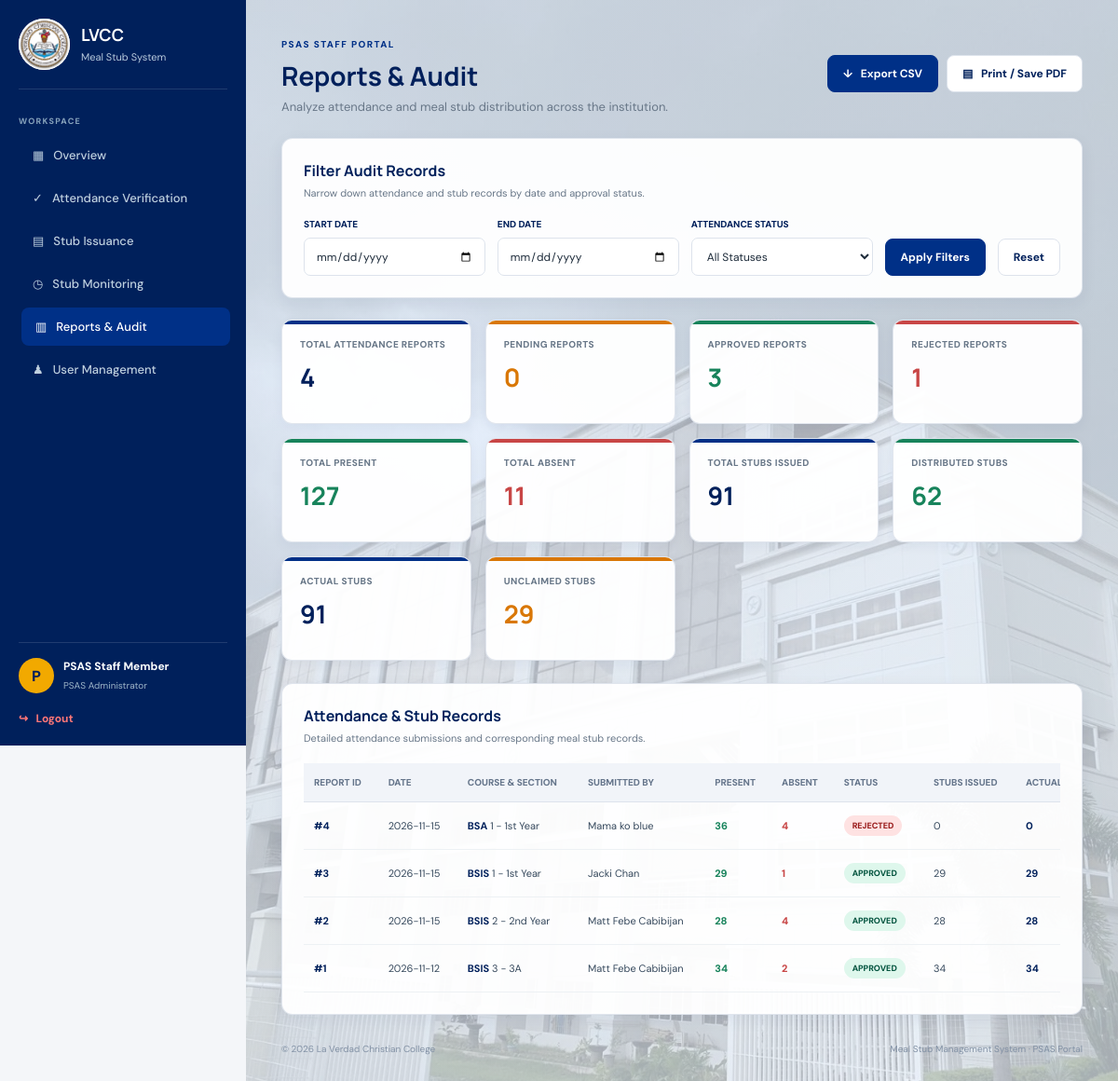
Page /reports_audit.php (signed in) on the committed database.
### tables this page shows
CREATE TABLE attendance_reports (
            id INTEGER PRIMARY KEY AUTOINCREMENT,
            secretary_id INTEGER NOT NULL,
            course TEXT NOT NULL,
            year_level INTEGER NOT NULL CHECK (year_level BETWEEN 1 AND 6),
            section TEXT NOT NULL,
            report_date TEXT NOT NULL,
            present_count INTEGER NOT NULL CHECK (present_count >= 0),
            absent_count INTEGER NOT NULL DEFAULT 0 CHECK (absent_count >= 0),
            status TEXT NOT NULL DEFAULT 'pending'
                CHECK (status IN ('pending', 'approved', 'rejected')),
            remarks TEXT,
            reviewed_by INTEGER,
            reviewed_at TIMESTAMP,
            review_remarks TEXT,
            created_at TIMESTAMP DEFAULT CURRENT_TIMESTAMP,
            updated_at TIMESTAMP,
            FOREIGN KEY (secretary_id) REFERENCES users(id),
            FOREIGN KEY (reviewed_by) REFERENCES users(id)
        );

### reports_audit.php (the view, shortened to what this page needs)
<?php
require_once __DIR__ . '/db.php';
$startDate = trim($_GET['start_date'] ?? '');
$endDate = trim($_GET['end_date'] ?? '');
$statusFilter = strtolower(trim($_GET['status'] ?? ''));
$allowedStatuses = ['pending', 'approved', 'rejected'];
if (!in_array($statusFilter, $allowedStatuses, true)) {
    $statusFilter = '';
}
$where = [];
$params = [];
$whereSQL = $where ? 'WHERE ' . implode(' AND ', $where) : '';
$reports = [];
$totalReports = 0;
$pendingReports = 0;
$approvedReports = 0;
$rejectedReports = 0;
$totalPresent = 0;
$totalAbsent = 0;
$totalStubsIssued = 0;
$totalActualStubs = 0;
$totalUnclaimed = 0;
$totalDistributed = 0;
try {
    $sql = "
        SELECT
            ar.id AS report_id,
            ar.report_date,
            ar.course,
            ar.year_level,
            ar.section,
            ar.present_count,
            ar.absent_count,
            ar.status,
            ar.remarks,
            ar.review_remarks,
            ar.reviewed_at,
            u.full_name AS secretary_name,
            COALESCE(sb.stubs_issued, 0) AS stubs_issued,
            COALESCE(ms.actual_stubs, 0) AS actual_stubs,
            COALESCE(ms.unclaimed, 0) AS unclaimed,
            COALESCE(ms.distributed, 0) AS distributed
        FROM attendance_reports ar
        LEFT JOIN users u
            ON ar.secretary_id = u.id
        LEFT JOIN (
            SELECT
                attendance_report_id,
                SUM(stubs_issued) AS stubs_issued
            FROM stub_batches
            GROUP BY attendance_report_id
        ) sb
            ON sb.attendance_report_id = ar.id
        LEFT JOIN (
            SELECT
                b.attendance_report_id,
                COUNT(m.id) AS actual_stubs,
                SUM(
                    CASE
                        WHEN LOWER(m.status) = 'unclaimed'
                        THEN 1 ELSE 0
                    END
                ) AS unclaimed,
                SUM(
                    CASE
                        WHEN LOWER(m.status) = 'distributed'
                        THEN 1 ELSE 0
                    END
                ) AS distributed
            FROM stub_batches b
            LEFT JOIN meal_stubs m
                ON m.batch_id = b.id
            GROUP BY b.attendance_report_id
        ) ms
            ON ms.attendance_report_id = ar.id
        $whereSQL
        ORDER BY ar.report_date DESC, ar.id DESC
    ";
    $stmt = $pdo->prepare($sql);
    $stmt->execute($params);
    $reports = $stmt->fetchAll(PDO::FETCH_ASSOC);
    $totalReports = count($reports);
    foreach ($reports as $r) {
        $status = strtolower($r['status'] ?? 'pending');
        if ($status === 'pending') {
            $pendingReports++;
        } elseif ($status === 'approved') {
            $approvedReports++;
        } elseif ($status === 'rejected') {
            $rejectedReports++;
        }
        $totalPresent += (int)$r['present_count'];
        $totalAbsent += (int)$r['absent_count'];
        $totalStubsIssued += (int)$r['stubs_issued'];
        $totalActualStubs += (int)$r['actual_stubs'];
        $totalUnclaimed += (int)$r['unclaimed'];
        $totalDistributed += (int)$r['distributed'];
    }
} catch (PDOException $e) {
    error_log('Reports Audit Error: ' . $e->getMessage());
    $errorMessage = 'Unable to load report records. Please check the database.';
}
function e($value) {
    return htmlspecialchars(
        (string)$value,
        ENT_QUOTES,
        'UTF-8'
    );
}
$queryFilters = http_build_query([
    'start_date' => $startDate,
    'end_date' => $endDate,
    'status' => $statusFilter
]);
$staffName = $_SESSION['name'] ?? $_SESSION['full_name'] ?? 'PSAS Staff';
$initial = strtoupper(substr(trim($staffName), 0, 1));
?>
<!DOCTYPE html>
<html lang="en">
<head>
</head>
<body>
<aside class="sidebar">
    <div class="brand">
        <img src="assets/image/LVlogo.jpg" alt="LVCC Logo">
        <div>
            <b>LVCC</b>
            <small>Meal Stub System</small>
        </div>
    </div>
    <span class="nav-label">Workspace</span>
    <nav>
        <a href="psas_dashboard.php">▦ &nbsp; Overview</a>
        <a href="attendance_verification.php">✓ &nbsp; Attendance Verification</a>
        <a href="stub_issuance.php">▤ &nbsp; Stub Issuance</a>
        <a href="stub_monitoring.php">◷ &nbsp; Stub Monitoring</a>
        <a href="reports_audit.php" class="active">▥ &nbsp; Reports & Audit</a>
        <a href="user_management.php">♟ &nbsp; User Management</a>
    </nav>
    <div class="sidebar-bottom">
        <div class="profile">
            <div class="profile-icon">
                <?= e($initial) ?>
            </div>
            <div class="profile-info">
                <b><?= e($staffName) ?></b>
                <small>PSAS Administrator</small>
            </div>
        </div>
        <a href="logout.php" class="logout">↪ &nbsp; Logout</a>
    </div>
</aside>
<main class="main-content">
    <div class="page-header">
        <div>
            <span class="eyebrow">PSAS Staff Portal</span>
            <h1>Reports & Audit</h1>
            <p class="subtitle">
                Analyze attendance and meal stub distribution across the institution.
            </p>
        </div>
        <div class="header-actions">
            <a
                class="btn"
                href="reports_audit.php?<?= e($queryFilters) ?>&export=csv"
            >
                ↓ &nbsp; Export CSV
            </a>
            <button
                type="button"
                class="btn btn-light"
                onclick="window.print()"
            >
                ▤ &nbsp; Print / Save PDF
            </button>
        </div>
    </div>
    <section class="panel filter-panel">
        <h3>Filter Audit Records</h3>
        <p class="panel-subtitle">
            Narrow down attendance and stub records by date and approval status.
        </p>
        <form method="GET" class="filter-grid">
            <div class="form-group">
                <label for="start_date">Start Date</label>
                <input
                    type="date"
                    id="start_date"
                    name="start_date"
                    class="form-control"
                    value="<?= e($startDate) ?>"
                >
            </div>
            <div class="form-group">
                <label for="end_date">End Date</label>
                <input
                    type="date"
                    id="end_date"
                    name="end_date"
                    class="form-control"
                    value="<?= e($endDate) ?>"
                >
            </div>
            <div class="form-group">
                <label for="status">Attendance Status</label>
                <select
                    name="status"
                    id="status"
                    class="form-control"
                >
                    <option value="">All Statuses</option>
                </select>
            </div>
            <button type="submit" class="btn">
                Apply Filters
            </button>
            <a href="reports_audit.php" class="btn btn-light">
                Reset
            </a>
        </form>
    </section>
    <div class="summary-grid">
        <div class="summary-card">
            <p>Total Attendance Reports</p>
            <strong><?= number_format($totalReports) ?></strong>
        </div>
        <div class="summary-card orange-card">
            <p>Pending Reports</p>
            <strong class="orange">
                <?= number_format($pendingReports) ?>
            </strong>
        </div>
        <div class="summary-card green-card">
            <p>Approved Reports</p>
            <strong class="green">
                <?= number_format($approvedReports) ?>
            </strong>
        </div>
        <div class="summary-card red-card">
            <p>Rejected Reports</p>
            <strong class="red">
                <?= number_format($rejectedReports) ?>
            </strong>
        </div>
        <div class="summary-card green-card">
            <p>Total Present</p>
            <strong class="green">
                <?= number_format($totalPresent) ?>
            </strong>
        </div>
        <div class="summary-card red-card">
            <p>Total Absent</p>
            <strong class="red">
                <?= number_format($totalAbsent) ?>
            </strong>
        </div>
        <div class="summary-card">
            <p>Total Stubs Issued</p>
            <strong>
                <?= number_format($totalStubsIssued) ?>
            </strong>
        </div>
        <div class="summary-card green-card">
            <p>Distributed Stubs</p>
            <strong class="green">
                <?= number_format($totalDistributed) ?>
            </strong>
        </div>
        <div class="summary-card">
            <p>Actual Stubs</p>
            <strong>
                <?= number_format($totalActualStubs) ?>
            </strong>
        </div>
        <div class="summary-card orange-card">
            <p>Unclaimed Stubs</p>
            <strong class="orange">
                <?= number_format($totalUnclaimed) ?>
            </strong>
        </div>
    </div>
    <section class="panel">
        <h3>Attendance & Stub Records</h3>
        <p class="panel-subtitle">
            Detailed attendance submissions and corresponding meal stub records.
        </p>
        <div class="table-wrap">
            <table>
                <thead>
                    <tr>
                        <th>Report ID</th>
                        <th>Date</th>
                        <th>Course & Section</th>
                        <th>Submitted By</th>
                        <th>Present</th>
                        <th>Absent</th>
                        <th>Status</th>
                        <th>Stubs Issued</th>
                        <th>Actual Stubs</th>
                    </tr>
                </thead>
                <tbody>
                    <?php if (empty($reports)): ?>
                        <tr>
                            <td colspan="11" class="empty">
                                No attendance records found for the selected filters.
                            </td>
                        </tr>
                    <?php else: ?>
                        <?php foreach ($reports as $r): ?>
                            <?php
                            $status = strtolower($r['status'] ?? 'pending');
                            $badgeClass = in_array(
                                $status,
                                ['pending', 'approved', 'rejected'],
                                true
                            ) ? 'badge-' . $status : 'badge-pending';
                            ?>
                            <tr>
                                <td>
                                    <strong>#<?= (int)$r['report_id'] ?></strong>
                                </td>
                                <td>
                                    <?= e($r['report_date']) ?>
                                </td>
                                <td>
                                    <strong><?= e($r['course']) ?></strong>
                                    <?= e($r['year_level']) ?> -
                                    <?= e($r['section']) ?>
                                </td>
                                <td>
                                    <?= e($r['secretary_name'] ?? 'Unknown') ?>
                                </td>
                                <td class="present">
                                    <?= number_format((int)$r['present_count']) ?>
                                </td>
                                <td class="absent">
                                    <?= number_format((int)$r['absent_count']) ?>
                                </td>
                                <td>
                                    <span class="badge <?= e($badgeClass) ?>">
                                        <?= e(strtoupper($status)) ?>
                                    </span>
                                </td>
                                <td>
                                    <?= number_format((int)$r['stubs_issued']) ?>
                                </td>
                                <td>
                                    <strong>
                                        <?= number_format((int)$r['actual_stubs']) ?>
                                    </strong>
                                </td>
                            </tr>
                        <?php endforeach; ?>
                    <?php endif; ?>
                </tbody>
            </table>
        </div>
    </section>
    <footer class="footer">
        <span>
            © <?= date('Y') ?> La Verdad Christian College
        </span>
        <span>
            Meal Stub Management System · PSAS Portal
        </span>
    </footer>
</main>
</body>
</html>

### rows in the picture
attendance_reports: id "4", report_date "2026-11-15", course "BSA", year_level "1", section "1st Year", secretary_name "Mama ko blue", present_count "36", absent_count "4", status "REJECTED", stubs_issued "0", actual_stubs "0"
attendance_reports: id "3", report_date "2026-11-15", course "BSIS", year_level "1", section "1st Year", secretary_name "Jacki Chan", present_count "29", absent_count "1", status "APPROVED", stubs_issued "29", actual_stubs "29"
attendance_reports: id "2", report_date "2026-11-15", course "BSIS", year_level "2", section "2nd Year", secretary_name "Matt Febe Cabibijan", present_count "28", absent_count "4", status "APPROVED", stubs_issued "28", actual_stubs "28"
attendance_reports: id "1", report_date "2026-11-12", course "BSIS", year_level "3", section "3A", secretary_name "Matt Febe Cabibijan", present_count "34", absent_count "2", status "APPROVED", stubs_issued "34", actual_stubs "34"

### other values in the picture
$initial "P"
$staffName "PSAS Staff Member"
$totalReports "4"
$pendingReports "0"
$approvedReports "3"
$rejectedReports "1"
$totalPresent "127"
$totalAbsent "11"
$totalStubsIssued "91"
$totalDistributed "62"
$totalActualStubs "91"
$totalUnclaimed "29"
